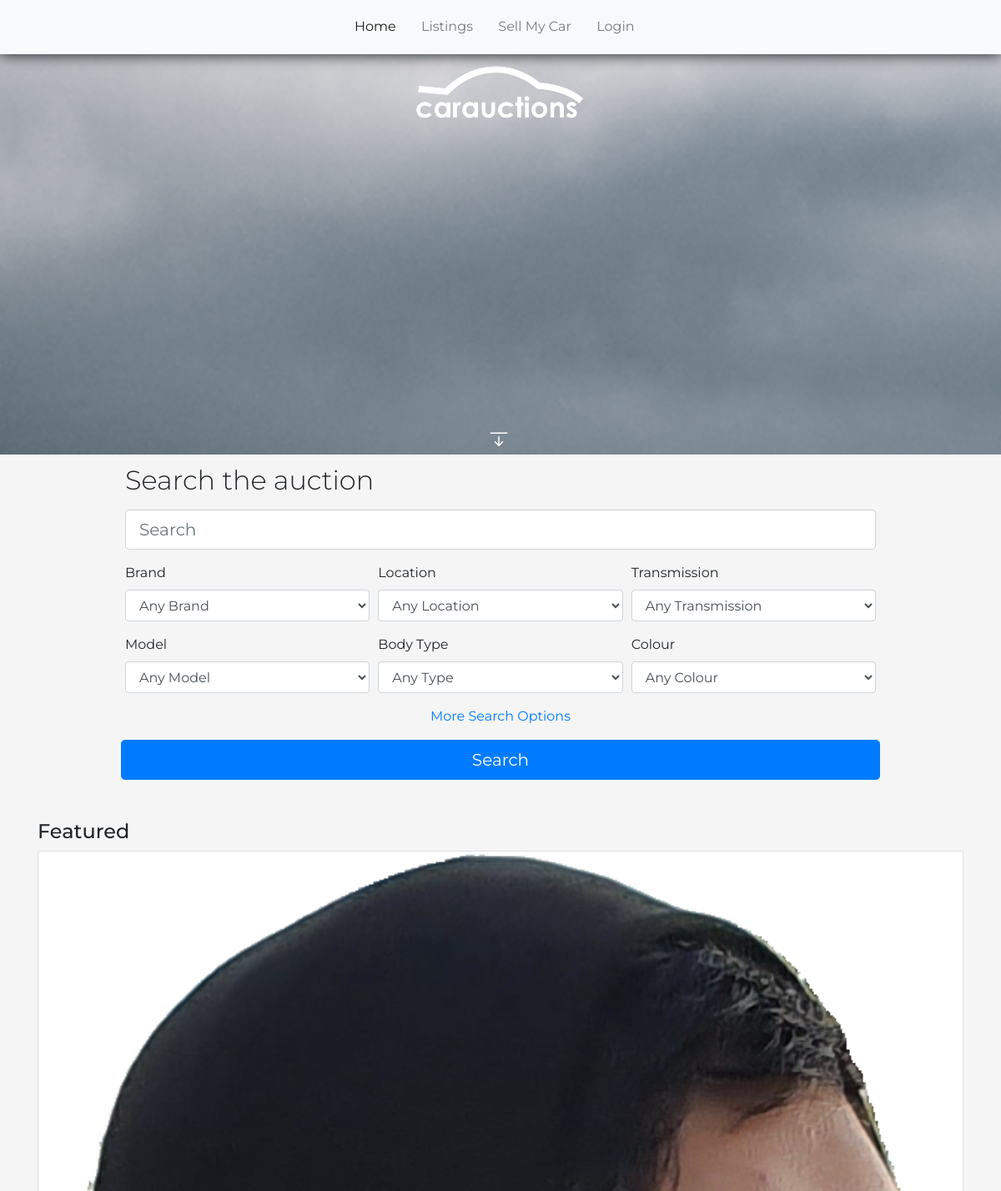
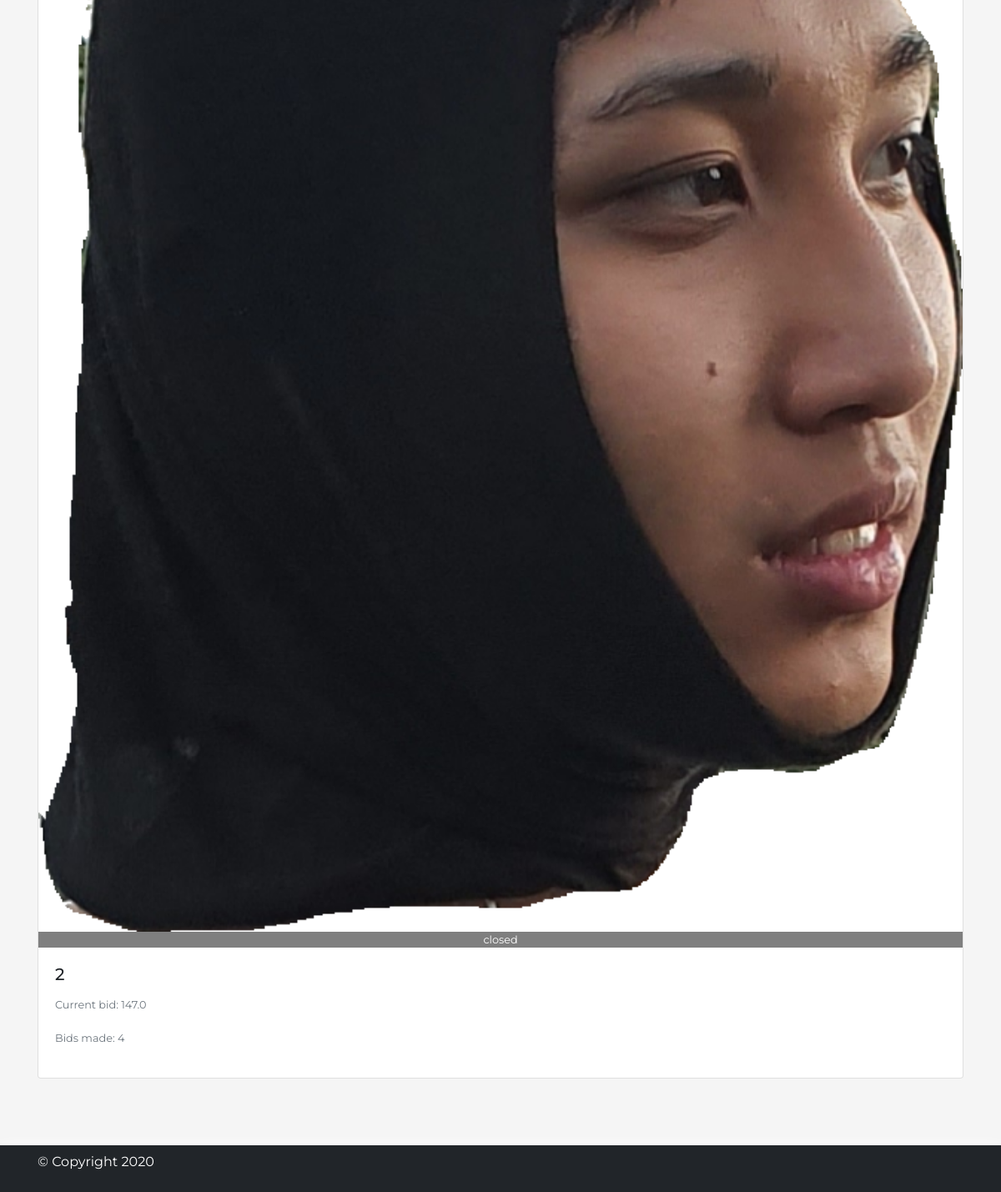
The page / on the database its author committed (2 pictures, top to bottom).
### auction/models.py (models this page shows)
class Auction(db.Model):
    id = db.Column(db.Integer, primary_key=True)
    title = db.Column(db.String(200), nullable=False)
    description = db.Column(db.String(1000), nullable=False)
    startBid = db.Column(db.Float, nullable=False)
    bid = db.Column(db.Float, nullable=False)
    status = db.Column(db.String(100), nullable=False)
    brand = db.Column(db.String(100), nullable=False)
    model = db.Column(db.String(100), nullable=False)
    transmision = db.Column(db.String(100), nullable=False)
    colour = db.Column(db.String(100), nullable=False)
    body = db.Column(db.String(100), nullable=False)
    year = db.Column(db.String(100), nullable=False)
    rego = db.Column(db.String(100), nullable=False)
    mileage = db.Column(db.String(100), nullable=False)
    location = db.Column(db.String(100), nullable=False)
    auction_end = db.Column(db.DateTime, nullable=False)
    bidsMade = db.Column(db.Integer,nullable=True,default=0)
    image = db.Column(db.String(200), nullable=False)
    bids = db.relationship('Bid', backref='auction', lazy=True)
    user_id = db.Column(db.Integer, db.ForeignKey('user.id'), nullable=False)

### auction/views/routes.py (the view)
@main.route('/')
def index():
    auctions = Auction.query.all()
    send = []
    for i in range(1,3):
        try:
            send.append(auctions[-i])
        except:
            break
    return render_template('index.html',recent=send)

### auction/templates/index.html (shortened to what this page needs)
{% include "base.html" %}
<head>
    <link rel="stylesheet" href="../static/styling/styles.css">
</head>
<div class="indexBanner">
    <div class="container-fluid">
        <div class="logo"></div>
        <div class="text-center">
            <a href="#scroll-to-search" class="btn btn-block">
        </a>
        </div>
    </div>
</div>
<div class="searchbar mb-5" id="scroll-to-search">
    <div class="container">
        <form class="form-group">
            <label class="display-4" for="search-bar" id="search-title">Search the auction</label>
            <input class="form-control form-control-lg" id="search-bar" type="search" placeholder="Search" aria-label="Search">
        </form>
        <form class="form-row">
            <div class="form-group col-md-4">
                <label for="searchbranding">Brand</label>
                <select class="form-control" id="searchbranding">
                    <option selected>Any Brand</option>
                </select>
            </div>
            <div class="form-group col-md-4">
                <label for="searchlocation">Location</label>
                <select class="form-control" id="searchlocation">
                    <option selected>Any Location</option>
                </select>
            </div>
            <div class="form-group col-md-4">
                <label for="searchtransmission">Transmission</label>
                <select class="form-control" id="searchlocation">
                    <option selected>Any Transmission</option>
                </select>
            </div>
        </form>
        <form class="form-row">
            <div class="form-group col-md-4">
                <label for="searchmodel">Model</label>
                <select class="form-control" id="searchmodel">
                    <option selected>Any Model</option>
                </select>
            </div>
            <div class="form-group col-md-4">
                <label for="searchbody">Body Type</label>
                <select class="form-control" id="searchbody">
                    <option selected>Any Type</option>
                </select>
            </div>
            <div class="form-group col-md-4">
                <label for="searchcolour">Colour</label>
                <select class="form-control" id="searchcolour">
                    <option selected>Any Colour</option>
                </select>
            </div>
            <p class="mx-auto"><a href="/listings">More Search Options</a></p>
            <button class="btn btn-primary btn-lg btn-block" type="submit">Search</button>
        </form>
    </div>
</div>
<div class="indexListings mt-5">
    <div class="container">
        <h4>Featured</h4>
        <div class="card-deck">
            {% for car in recent %}
            <div class="card" id="indexCard">
                <img src="..{{car.image}}" class="card-img-top">
                <small><p class="card-text text-center", id="status">{{ car.status }}</p></small>
                <div class="card-body">
                    <h5 class="card-title">{{ car.title }}</h5>
                    <p class="card-text"><small class="text-muted">Current bid: {{ car.bid }}</small></p>
                    <p class="card-text"><small class="text-muted">Bids made: {{ car.bidsMade }}</small></p>
                </div>
            </div>
            {% endfor %}
        </div>
    </div>
</div>
<footer class="navbar navbar-dark navbar-static-bottom">
    <div class="container-fluid">
        <div class="container">
            <p>&copy; Copyright 2020</p>
        </div>
    </div>
</footer>
</body>

### auction/static/styling/styles.css (style rules this page uses)
html, body { background-color: whitesmoke; font-family: 'Montserrat', sans-serif; }
.navbar { padding: .5rem; box-shadow: 0rem .05rem 1rem; }
.indexBanner { height: 30rem; background: url(../images/banner3.jpg) no-repeat center; background-size: cover; background-attachment: fixed; position: relative; }
.indexBanner .btn { position: absolute; box-shadow: none; bottom: 0rem; right: .15rem; }
.logo { background: url(../images/logo.png) no-repeat center; height: 5rem; background-size: contain; }
.searchbar .container { padding-top: 1%; padding-left: 10%; padding-right: 10%; }
.searchbar #search-title { font-size: 2rem; padding-bottom: .5rem; }
#status { color: white; bottom: 0; background-color: rgba(0, 0, 0, .5); }
.btn, .close { box-shadow: none !important; }
footer { background-color: #212529; color: white; padding-top: .5rem; padding-bottom: .5rem; margin-top: 5rem; }

### rows shown on the page
Auction: image (picture), status "closed", title "2", bid "147.0", bidsMade "4"
